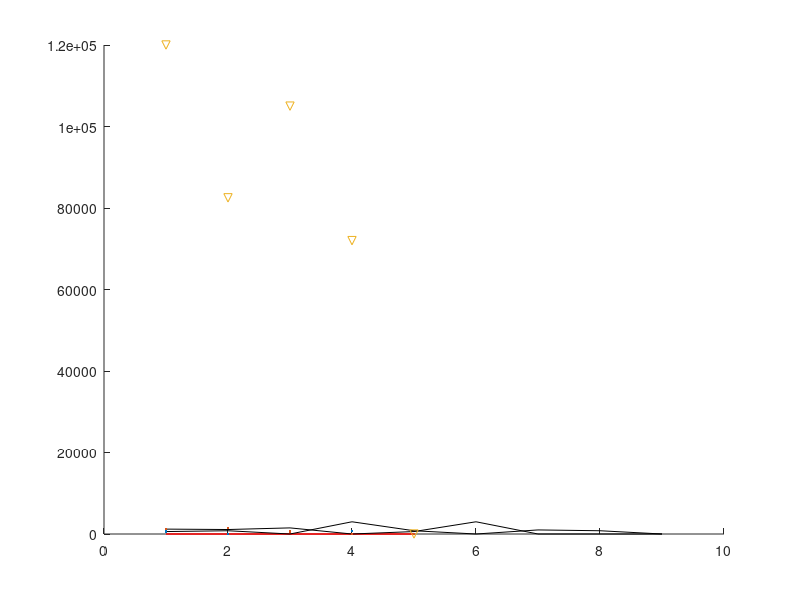

MATLAB code for this plot:
clc
close all
clear

X = [90 55];

A = [0.1, 0.2; 0.3, 0.1; 0.5, 0; 1, 0; 0, 1];

B = [300; 300; 400; 0; 0];

Z = [-1;-1;-1;1;1];

[W, K] = size(A);

P = [];

for i = 1: W
    for j = i+1:W
        at = [A(i,:);A(j,:)];
        bt = [B(i); B(j)];

        if(det(at)~=0)
            PT = (at^-1)*bt;
            P(end+1, :) = PT;
        end
    end
end

D = [];

for i = 1:size(P,1)
    licznik = 0;
    for j = 1:W
        PT = P(i,:);
        T = sum(PT.*A(j,:));
        switch Z(j)
            case 1
                if(T >= B(j))
                    licznik =  licznik + 1;
                end
            case -1
                if(T <= B(j))
                    licznik =  licznik + 1;
                end
            case 0
                if(T == B(j))
                    licznik =  licznik + 1;
                end     
        end
    end
    if(licznik == W)
        D(end+1,:) = PT;
    end
end

G = [];

for i = 1:size(D, 1)
    G(end+1)=sum(X.*D(i,:));
end

[wart, idx]=max(G);

figure
hold on
plot(A, "red");
plot(P, "black");
plot(D, ".");
plot(G, "v");

